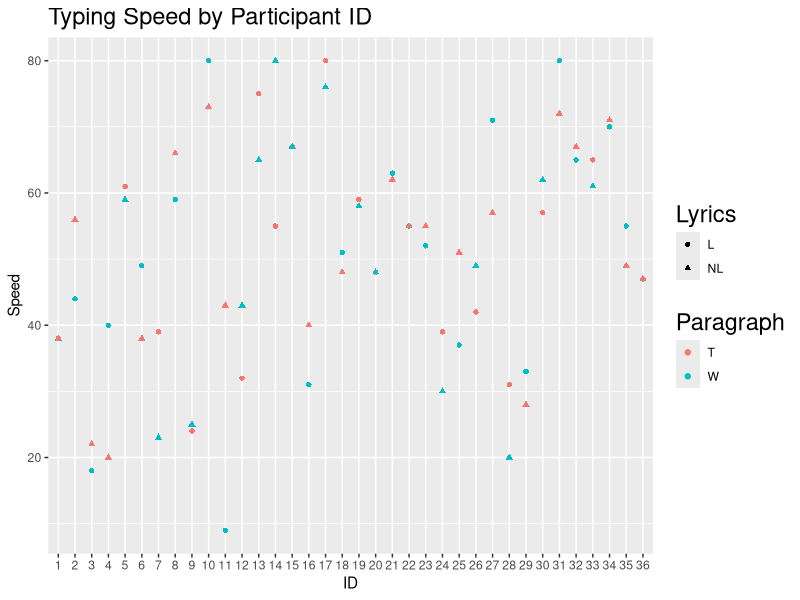
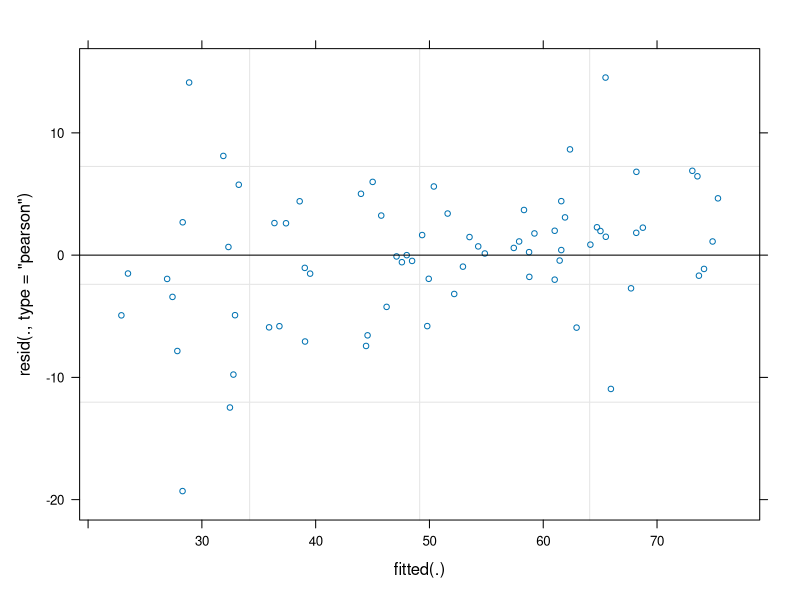
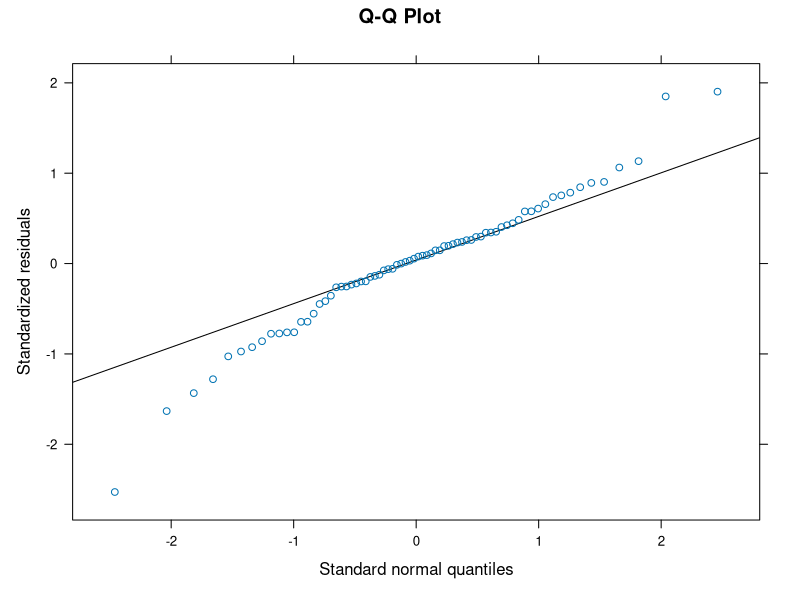
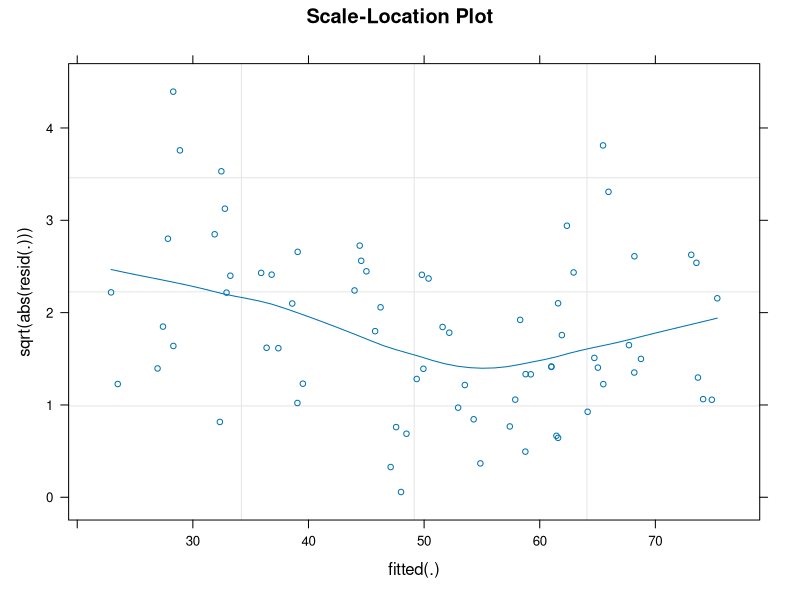

These figures' R source, in order:
## ---- chunk 1
knitr::opts_chunk$set(echo = TRUE)
## ---- chunk 2
library(dplyr)
library(ggplot2)
library(lme4)
library(lattice)


#reading our dataframe in
data = read.csv("424 Project Data - Sheet1.csv")

#ensuring the variables we are using are coded as factors
data$ID = as.factor(data$ID)
data$Paragraph = as.factor(data$Paragraph)
data$Lyrics = as.factor((data$Lyrics))

#Creating a plot to show our initial data
ggplot(data) +
  geom_point(aes(x = ID, y = Speed, col = Paragraph, shape = Lyrics, )) +
  ggtitle("Typing Speed by Participant ID") +
  theme(plot.title = element_text(size = 17)) +
  theme(legend.title = element_text(size=17))


#Creating a model using Lyrics and Paragraph as the effects
#and adding in ID as a blocking variable
model = lmer((Speed)~Lyrics*Paragraph+(1| ID), data=data)

confint(model)[4:5,]

#Checking the normality and significance of our model and
#the variables of interest
summary(model)
anova(model)
par(mfrow=c(3,1))
plot(model)
qqmath(model, main = "Q-Q Plot")
plot(model, sqrt(abs(resid(.))) ~ fitted(.), type = c("p", "smooth"),  main = "Scale-Location Plot")
